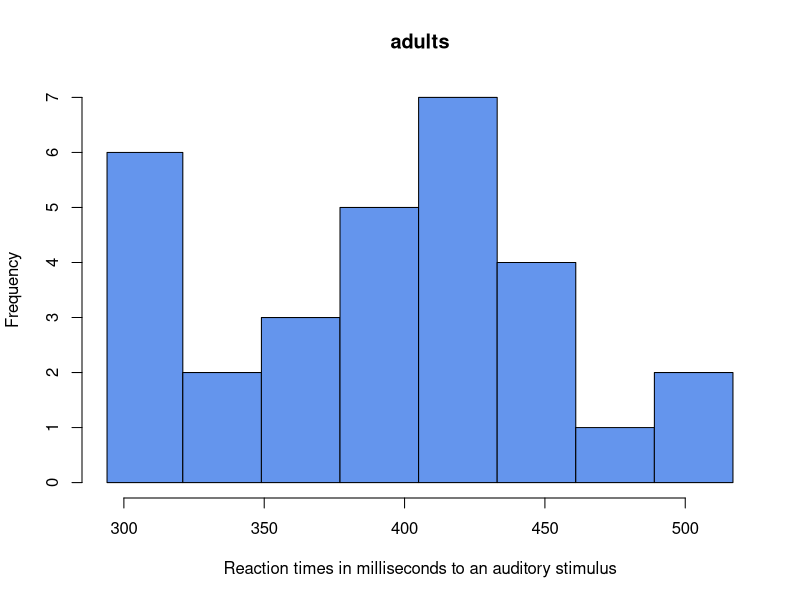

The R source for this figure:
y=c(430, 294, 383, 336, 514, 421,
389, 428, 373, 312, 440, 389,
352, 471, 389, 413, 442, 427,
305, 452, 310, 305, 326, 411,
450, 386, 318, 361, 506, 416)

r = hist(y,xlab="Reaction times in milliseconds to an auditory stimulus",ylab="Frequency",main="adults",breaks=c(294,321,349,377,405,433,461,489,517),col="cornflowerblue",freq=T)
r

# You can find the exact frequency by hitting the drop down for R.

# Breaks are in the format: lowest limit, upper limit, upper limit, ..., highest limit
# Run the selection
